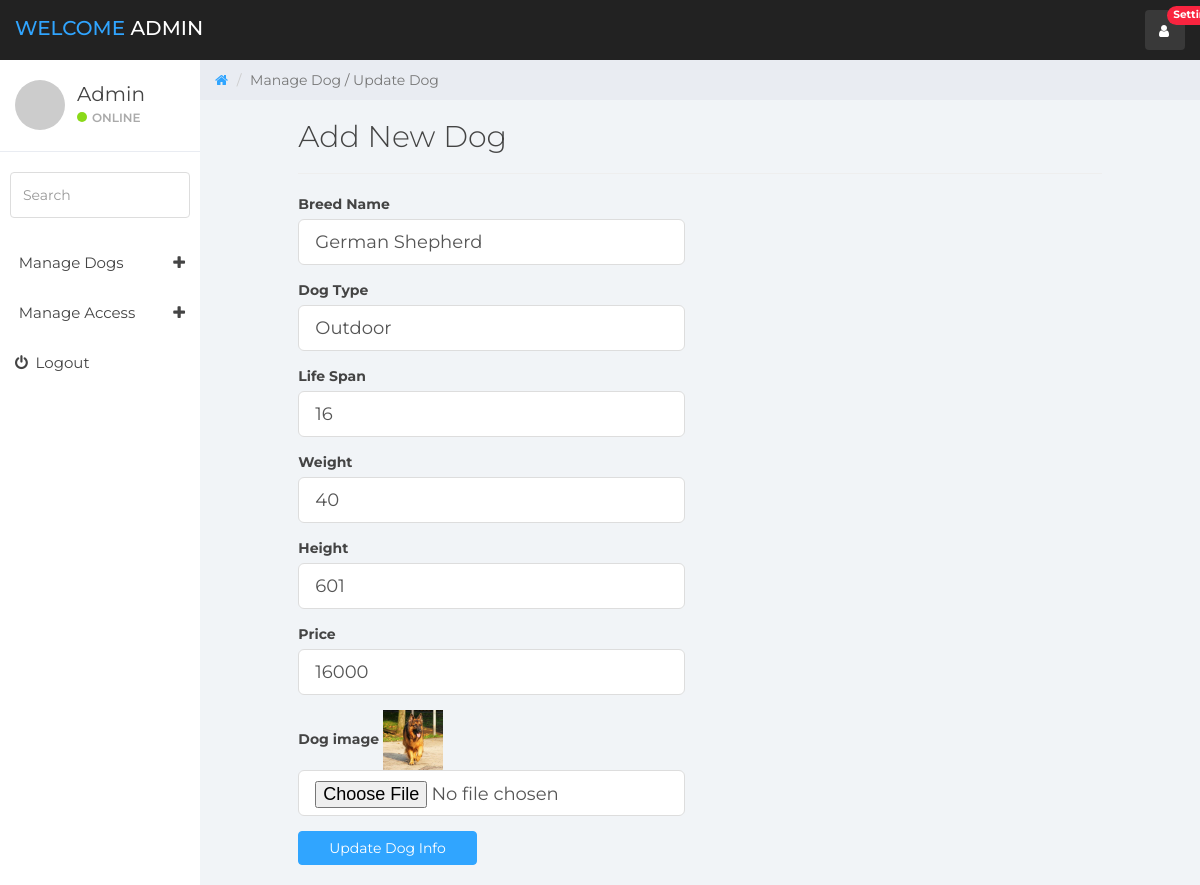
Page /admin/update_dog.php?id=3 (signed in) on the committed database.
### tables this page shows
CREATE TABLE `dog` (
  `dog_id` int(100) NOT NULL,
  `breed_name` varchar(100) NOT NULL,
  `image` longblob NOT NULL,
  `dog_type` varchar(100) NOT NULL,
  `life_span` varchar(100) NOT NULL,
  `weight` varchar(100) NOT NULL,
  `height` varchar(100) NOT NULL,
  `price` int(100) NOT NULL
);

### admin/update_dog.php (the view, shortened to what this page needs)
<?php
	include 'db_config.php';
	$id= $_GET['id'];
	$sql= "SELECT * FROM dog WHERE dog_id='$id'";
	$result=mysqli_query($con, $sql);
	if(mysqli_num_rows($result) > 0){
		$row=mysqli_fetch_assoc($result);?>
<!DOCTYPE html>
<html>
<head>
	<link href="css/bootstrap.min.css" rel="stylesheet">
	<link href="css/font-awesome.min.css" rel="stylesheet">
	<link href="css/datepicker3.css" rel="stylesheet">
	<link href="css/styles.css" rel="stylesheet">
</head>
<body>
	<?php include 'includes/header.php';   ?>
	<div class="col-sm-8 col-sm-offset-4 col-lg-10 col-lg-offset-2 main">
		<div class="row">
			<ol class="breadcrumb">
				<li><a href="#">
					<em class="fa fa-home"></em>
				</a></li>
				<li class="active">Manage Dog / Update Dog</li>
			</ol>
			<div class="col-sm-offset-1 col-md-10">
			<form method="POST"  action="update_dog_c.php?id=<?php echo $id; ?>" enctype="multipart/form-data">
				<h2>Add New Dog </h2>
				<hr class="colorgraph">
				<div class="row">
					<div class="col-xs-12 col-sm-6 col-md-6 ">
						<div class="form-group">
							<label for="">Breed Name</label>
							<input type="text" name="breed" value="<?php echo $row['breed_name']; ?>" class="form-control input-lg" placeholder="Enter breed">
						</div>
					</div>
				</div>
				<div class="row">
					<div class="col-xs-12 col-sm-6 col-md-6">
						<div class="form-group">
							<label for="">Dog Type</label>
							<input type="text" name="type" value="<?php echo $row['dog_type']; ?>" class="form-control input-lg" placeholder="Enter dog's type" tabindex="1">
						</div>
					</div>
				</div>
				<div class="row">
					<div class="col-xs-12 col-sm-6 col-md-6">
						<div class="form-group">
							<label for="">Life Span</label>
							<input type="text" name="life" value="<?php echo $row['life_span']; ?>" class="form-control input-lg" placeholder="Enter dog's life span" tabindex="1">
						</div>
					</div>
				</div>
				<div class="row">
					<div class="col-xs-12 col-sm-6 col-md-6">
						<div class="form-group">
							<label for="">Weight</label>
							<input type="text" name="weight" value="<?php echo $row['weight']; ?>" class="form-control input-lg" placeholder="Enter dog weight" tabindex="1">
						</div>
					</div>
				</div>
				<div class="row">
					<div class="col-xs-12 col-sm-6 col-md-6">
						<div class="form-group">
							<label for="">Height</label>
							<input type="text" name="height" value="<?php echo $row['height']; ?>" class="form-control input-lg" placeholder="Enter dog price" tabindex="1">
						</div>
					</div>
				</div>
				<div class="row">
					<div class="col-xs-12 col-sm-6 col-md-6">
						<div class="form-group">
							<label for="">Price</label>
							<input type="number" name="price" value="<?php echo $row['price']; ?>" class="form-control input-lg" placeholder="Enter dog price" tabindex="1">
						</div>
					</div>
				</div>
				<div class="row">
					<div class="col-xs-12 col-sm-6 col-md-6">
						<div class="form-group">
							<label for="">Dog image</label>
							<img style="width:60px; height:60px;" src="uploads/dog/<?php echo trim($row['image']) ?>">
							<input type="file" name="file" class="form-control input-lg" >
						</div>
					</div>
				</div>
				<div class="row">
					<div class="col-xs-6 col-md-3">
						<input type="submit" name="submit" value="Update Dog Info" class="btn btn-primary btn-block btn-md" ><br>	 </div>
				</div>
			</div>
		</div>
		</div>
<?php
		}
	?>
</body>
</html>

### admin/css/styles.css (style rules this page uses)
body { background: #f1f4f7; padding-top: 60px; font-size: 14px; color: #444444; font-family: "Montserrat", "Helvetica Neue", Helvetica, Arial, sans-serif; }
a, a:hover, a:focus { color: #30a5ff; }
h1, h2, h3, h4, h5, h6 { color: #444444; }
h2 { font-weight: 300; margin-bottom: 20px; }
input.form-control { border: 1px solid #ddd; box-shadow: none; height: 46px; }
.btn-primary, .btn-primary:hover, .btn-primary:focus, .btn-primary:active, .btn-primary.active, .open > .dropdown-toggle.btn-primary, .btn-primary.disabled, .btn-primary[disabled], fieldset[disabled] .btn-primary, .btn-primary.disabled:hover, .btn-primary[disabled]:hover, fieldset[disabled] .btn-primary:hover, .btn-primary.disabled:focus, .btn-primary[disabled]:focus, fieldset[disabled] .btn-primary:focus, .btn-primary.disabled:active, .btn-primary[disabled]:active, fieldset[disabled] .btn-primary:active, .btn-primary.disabled.active, .btn-primary[disabled].active, fieldset[disabled] .btn-primary.active { background-color: #30a5ff; border-color: #30a5ff; }
.breadcrumb { border-radius: 0; padding: 10px 15px 10px 15px; background: #e9ecf2; margin: 0; }

### rows in the picture
dog: breed "German Shepherd", type "Outdoor", life "16", weight "40", height "601", price "16000", image (picture)
